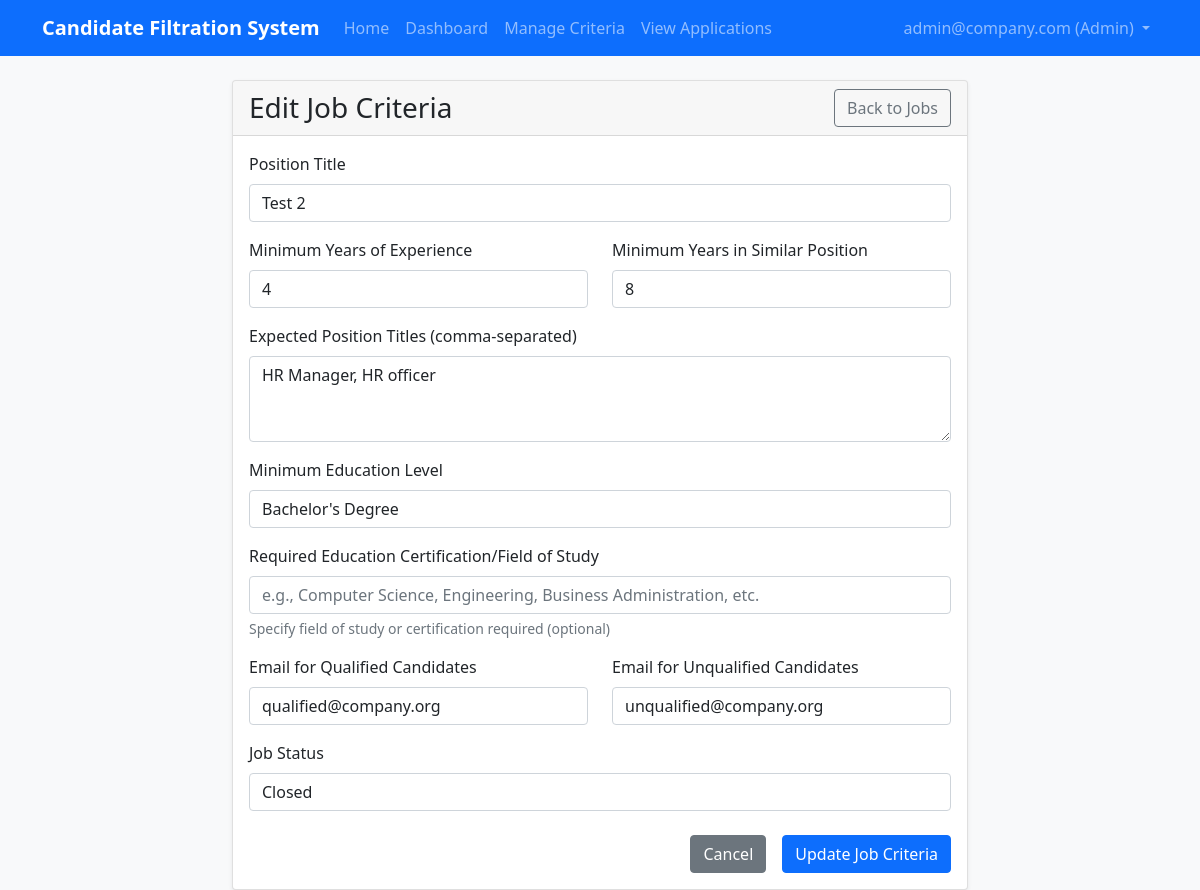
Page /admin/jobs/edit/20 (signed in) on the committed database.
### tables this page shows
CREATE TABLE users
                 (id INTEGER PRIMARY KEY AUTOINCREMENT,
                  email TEXT UNIQUE NOT NULL,
                  password_hash TEXT NOT NULL,
                  role TEXT NOT NULL CHECK(role IN ('candidate', 'admin')),
                  created_date TIMESTAMP DEFAULT CURRENT_TIMESTAMP,
                  is_active BOOLEAN DEFAULT 1, name TEXT, department TEXT, email_confirmed BOOLEAN DEFAULT 0);

CREATE TABLE criteria
                 (id INTEGER PRIMARY KEY AUTOINCREMENT,
                  min_experience INTEGER,
                  required_skills TEXT,
                  preferred_education TEXT,
                  notification_email TEXT,
                  created_date TIMESTAMP DEFAULT CURRENT_TIMESTAMP,
                  is_active BOOLEAN DEFAULT 1, expected_positions TEXT DEFAULT "", position_title TEXT DEFAULT "Legacy Position", min_position_years INTEGER DEFAULT 0, qualified_email TEXT DEFAULT "qualified@company.com", unqualified_email TEXT DEFAULT "unqualified@company.com", admin_user_id INTEGER DEFAULT NULL, job_status TEXT DEFAULT "open", required_education_certification TEXT DEFAULT "", job_id INTEGER);

### app.py (the view, shortened to what this page needs)
@app.route('/admin/jobs/edit/<int:job_id>', methods=['GET', 'POST'])
@login_required
@admin_required
def edit_job(job_id):
    conn = sqlite3.connect('candidates.db')
    c = conn.cursor()
    c.execute('SELECT * FROM criteria WHERE id = ?', (job_id,))
    job = c.fetchone()
    if not job:
        flash('Job criteria not found.', 'error')
        return redirect(url_for('manage_jobs'))
    form = EditJobForm()
    if len(job) > 13:  # Current schema
        form.position_title.data = job[8] if job[8] else ''
        form.min_experience.data = job[1] if job[1] is not None else 0
        form.min_position_years.data = job[9] if job[9] is not None else 0
        form.expected_positions.data = job[7] if job[7] else ''
        form.preferred_education.data = job[3] if job[3] else 'high_school'
        form.qualified_email.data = job[10] if job[10] else ''
        form.unqualified_email.data = job[11] if job[11] else ''
        form.job_status.data = job[13] if job[13] else 'open'
        if len(job) > 14:
            form.required_education_certification.data = job[14] if job[14] else ''
    conn.close()
    return render_template('edit_job.html', form=form, job=job)

### app.py (called while the page is built)
@login_manager.user_loader
def load_user(user_id):
    return User.get(user_id)

def admin_required(f):
    from functools import wraps
    @wraps(f)
    def decorated_function(*args, **kwargs):
        if not current_user.is_authenticated or current_user.role != 'admin':
            flash('Access denied. Admin privileges required.', 'error')
            return redirect(url_for('login'))
        return f(*args, **kwargs)
    return decorated_function

    @property
    def is_active(self):
        return self._active

    @staticmethod
    def get(user_id):
        conn = sqlite3.connect('candidates.db')
        c = conn.cursor()
        c.execute('SELECT * FROM users WHERE id = ?', (user_id,))
        user_data = c.fetchone()
        conn.close()
        if user_data:
            return User(*user_data)
        return None

### templates/edit_job.html (shortened to what this page needs)
{% extends "base.html" %}
{% block content %}
<div class="row justify-content-center">
    <div class="col-md-8">
        <div class="card">
            <div class="card-header d-flex justify-content-between align-items-center">
                <h3 class="mb-0"> Edit Job Criteria</h3>
                <a href="{{ url_for('manage_jobs') }}" class="btn btn-outline-secondary">
                     Back to Jobs
                </a>
            </div>
            <div class="card-body">
                <form method="POST" id="editJobForm">
                    <div class="mb-3">
                        {{ form.position_title.label(class="form-label") }}
                        {{ form.position_title(class="form-control") }}
                    </div>
                    <div class="row">
                        <div class="col-md-6">
                            <div class="mb-3">
                                {{ form.min_experience.label(class="form-label") }}
                                {{ form.min_experience(class="form-control") }}
                            </div>
                        </div>
                        <div class="col-md-6">
                            <div class="mb-3">
                                {{ form.min_position_years.label(class="form-label") }}
                                {{ form.min_position_years(class="form-control") }}
                            </div>
                        </div>
                    </div>
                    <div class="mb-3">
                        {{ form.expected_positions.label(class="form-label") }}
                        {{ form.expected_positions(class="form-control", rows="3") }}
                    </div>
                    <div class="mb-3">
                        {{ form.preferred_education.label(class="form-label") }}
                        {{ form.preferred_education(class="form-control") }}
                    </div>
                    <div class="mb-3">
                        {{ form.required_education_certification.label(class="form-label") }}
                        {{ form.required_education_certification(class="form-control") }}
                        <div class="form-text">Specify field of study or certification required (optional)</div>
                    </div>
                    <div class="row">
                        <div class="col-md-6">
                            <div class="mb-3">
                                {{ form.qualified_email.label(class="form-label") }}
                                {{ form.qualified_email(class="form-control") }}
                            </div>
                        </div>
                        <div class="col-md-6">
                            <div class="mb-3">
                                {{ form.unqualified_email.label(class="form-label") }}
                                {{ form.unqualified_email(class="form-control") }}
                            </div>
                        </div>
                    </div>
                    <div class="mb-4">
                        {{ form.job_status.label(class="form-label") }}
                        {{ form.job_status(class="form-control") }}
                    </div>
                    <div class="d-grid gap-2 d-md-flex justify-content-md-end">
                        <a href="{{ url_for('manage_jobs') }}" class="btn btn-secondary me-md-2">
                             Cancel
                        </a>
                        {{ form.submit(class="btn btn-primary") }}
                    </div>
                </form>
            </div>
        </div>
    </div>
</div>
{% endblock %}

### templates/base.html (shortened to what this page needs)
<!DOCTYPE html>
<html lang="en">
<head>
    <link href="https://cdn.jsdelivr.net/npm/bootstrap@5.1.3/dist/css/bootstrap.min.css" rel="stylesheet">
    <link rel="stylesheet" href="{{ url_for('static', filename='css/style.css') }}">
</head>
<body>
    <nav class="navbar navbar-expand-lg navbar-dark bg-primary">
        <div class="container">
            <a class="navbar-brand" href="{{ url_for('index') }}">Candidate Filtration System</a>
            <div class="collapse navbar-collapse" id="navbarNav">
                <ul class="navbar-nav me-auto">
                    <li class="nav-item">
                        <a class="nav-link" href="{{ url_for('index') }}">Home</a>
                    </li>
                    {% if current_user.is_authenticated %}
                        {% if current_user.role == 'admin' %}
                            <li class="nav-item">
                                <a class="nav-link" href="{{ url_for('admin_dashboard') }}">Dashboard</a>
                            </li>
                            <li class="nav-item">
                                <a class="nav-link" href="{{ url_for('admin_criteria') }}">Manage Criteria</a>
                            </li>
                            <li class="nav-item">
                                <a class="nav-link" href="{{ url_for('view_candidates') }}">View Applications</a>
                            </li>
                        {% endif %}
                    {% else %}
                        <li class="nav-item">
                            <a class="nav-link" href="{{ url_for('candidate_form') }}">Apply Now</a>
                        </li>
                    {% endif %}
                </ul>
                <ul class="navbar-nav ms-auto">
                    {% if current_user.is_authenticated %}
                        <li class="nav-item dropdown">
                            <a class="nav-link dropdown-toggle" href="#" id="navbarDropdown" role="button" data-bs-toggle="dropdown">
                                {{ current_user.email }} ({{ current_user.role.title() }})
                            </a>
                        </li>
                    {% else %}
                        <li class="nav-item">
                            <a class="nav-link" href="{{ url_for('login') }}">Admin Login</a>
                        </li>
                    {% endif %}
                </ul>
            </div>
        </div>
    </nav>
    <main class="container mt-4">
        {% block content %}{% endblock %}
    </main>
</body>
</html>

### static/css/style.css (style rules this page uses)
body { background-color: #f8f9fa; font-family: 'Segoe UI', Tahoma, Geneva, Verdana, sans-serif; }
.navbar-brand { font-weight: bold; }
.card { box-shadow: 0 0.125rem 0.25rem rgba(0, 0, 0, 0.075); border: 1px solid rgba(0, 0, 0, 0.125); transition: box-shadow 0.15s ease-in-out; }
.btn { transition: all 0.3s ease; }

### rows in the picture
users: email "admin@company.com", role "Admin"
criteria: position_title "Test 2", min_experience "4", min_position_years "8", expected_positions "HR Manager, HR officer", preferred_education "Bachelor's Degree", qualified_email "qualified@company.org", unqualified_email "unqualified@company.org", job_status "Closed"
